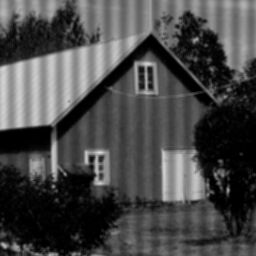
%> input picture pic2.jpg, 256 x 256 px
$ octave DCT_DFT.m   (GNU Octave 9; MATLAB toolbox functions it lacks are replaced by stand-ins)
%> lines starting %> are read from the running program, lines starting %| are printed output that depends on the picture
clear;
clc;
I = imread("D:\Twinkle\junior_first_half_year\DIP\DIP_groupwork\pic2.jpg");
%> I is the input picture: size 256x256 uint8; min 0, max 221, mean 71.8
% I = imread("pic2.jpg")
I = rgb2gray(I);

DCT = dct2(I);
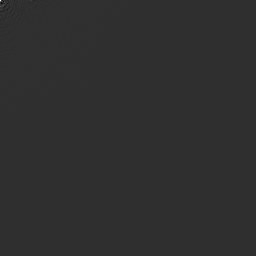
%> DCT: size 256x256 double; min -4249.3, max 18380.2, mean 0.5; drawn with min black and max white
DCT = abs(DCT);
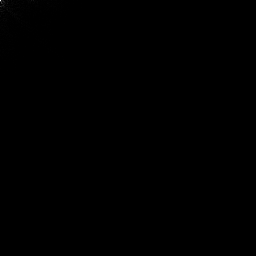
%> DCT: size 256x256 double; min 6.68e-06, max 18380.2, mean 8.2; drawn with min black and max white
DFT = fft2(I);
DFT = abs(DFT)

% imshow(uint8(DCT))
% title("DCT");
imshow(uint16(DFT))
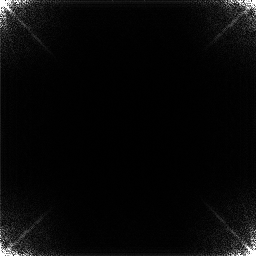
%> displayed picture: size 256x256, on the screen's scale of 0 to 255; min 0, max 255, mean 8
title("DFT");

$ run again, with pic1.jpg copied over pic2.jpg
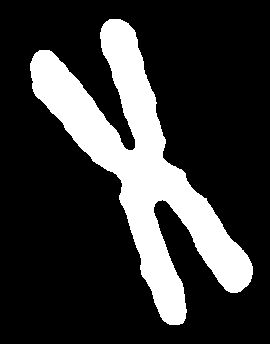
%> input picture pic1.jpg, 270 x 344 px
%> I is the input picture: size 344x270x3 uint8; min 0, max 255, mean 54.8
%> I: size 344x270 uint8
%> `imshow(uint16(DFT))`:
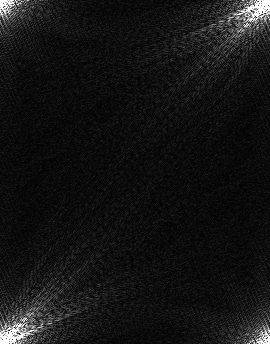
%> displayed picture: size 344x270, on the screen's scale of 0 to 255; min 0, max 255, mean 20.8
